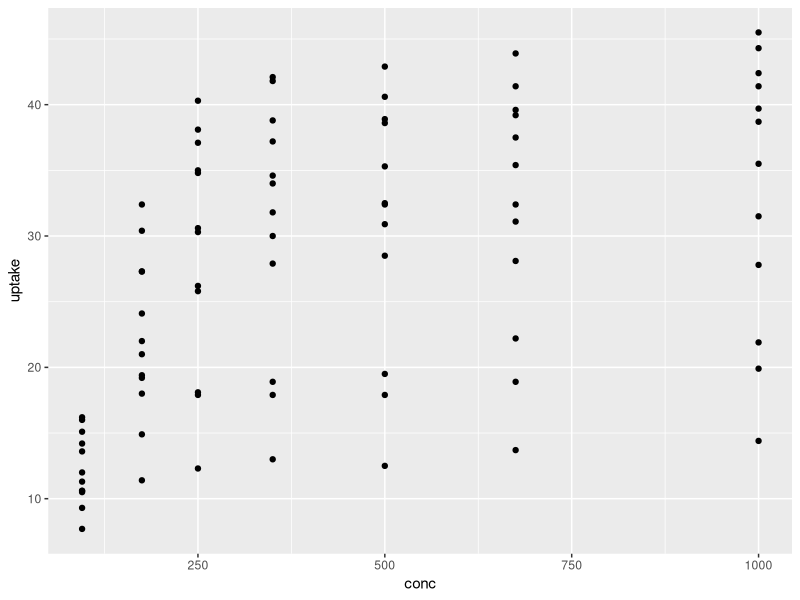
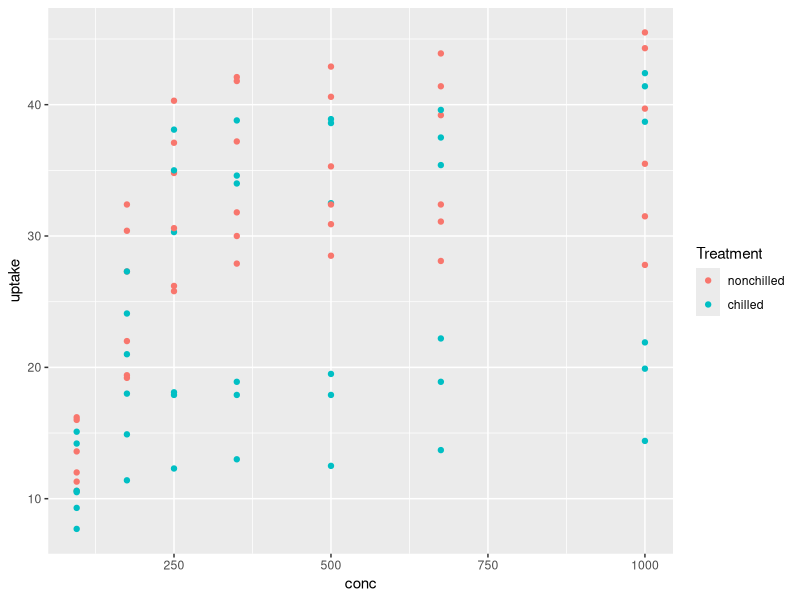
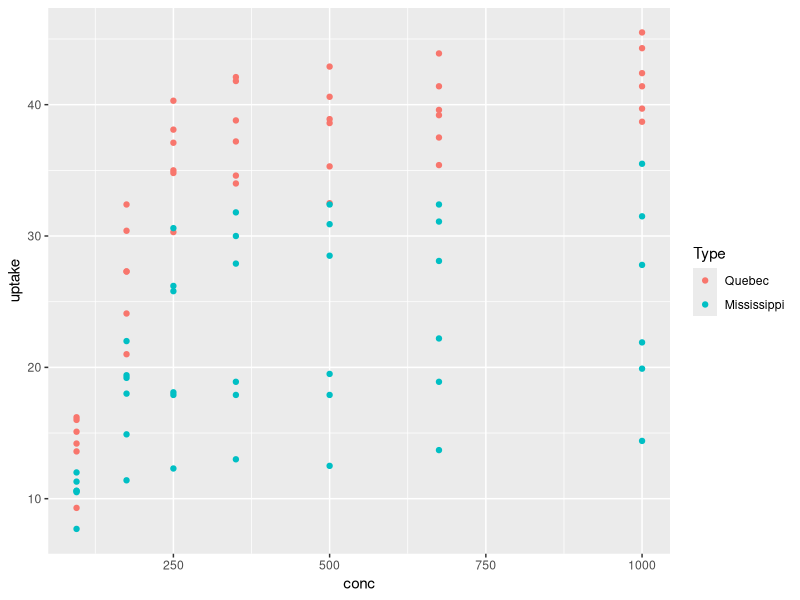
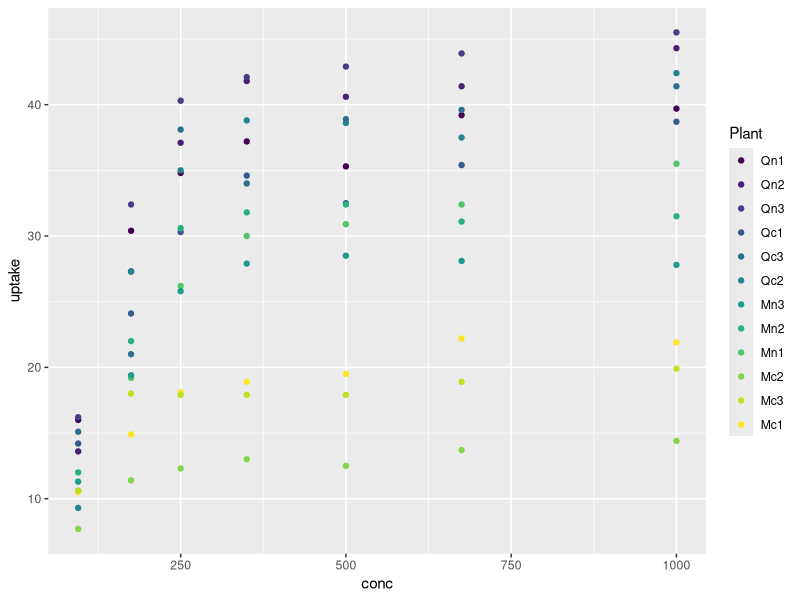

Reproduce these figures in R, in order.
library(ggplot2)

data <- CO2
## uso base interna CO2
ggplot(data = CO2) + 
  geom_point(mapping = aes(x = conc, y = uptake))

#color = Treatment
ggplot(data = CO2) + 
  geom_point(mapping = aes(x = conc, y = uptake, color=Treatment))

#color = Type
ggplot(data = CO2) + 
  geom_point(mapping = aes(x = conc, y = uptake, color=Type))


#color = Plant
ggplot(data = CO2) + 
  geom_point(mapping = aes(x = conc, y = uptake, color=Plant))